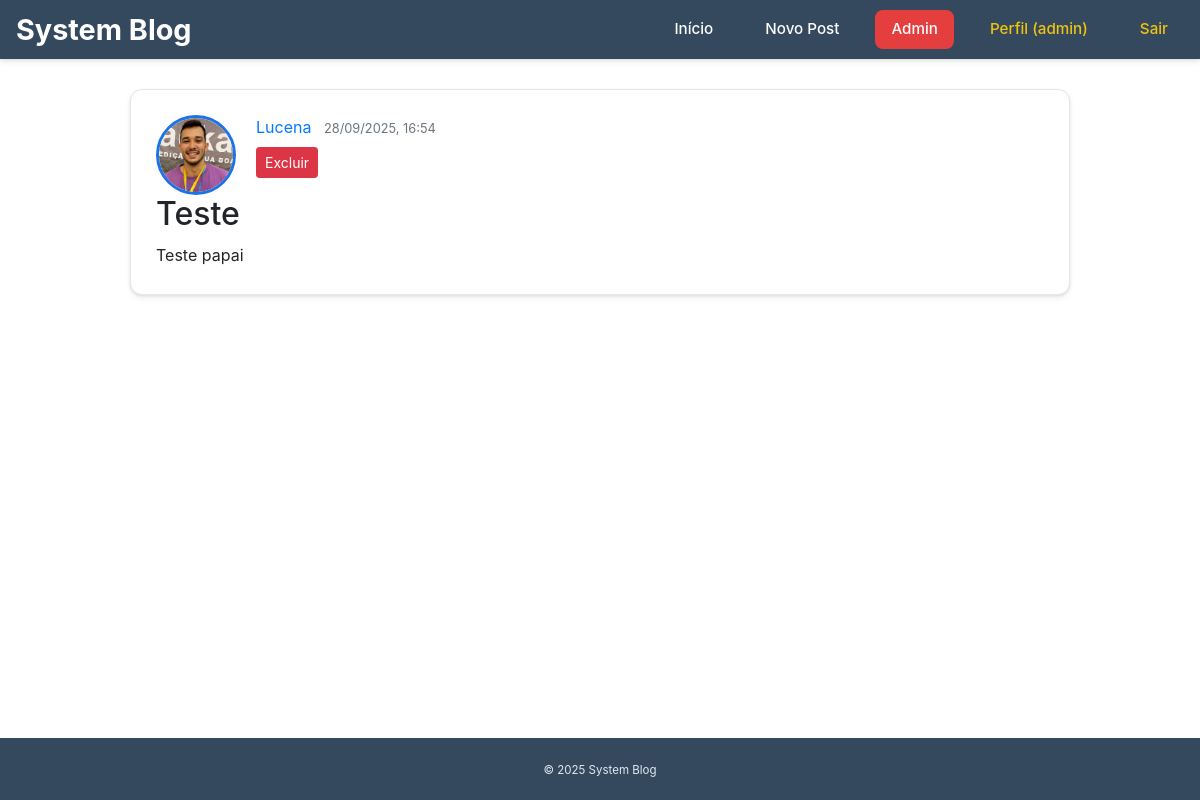
The app's page /post/1 (signed in) with its own data.
### models.py (models this page shows, shortened)
class User(db.Model, UserMixin):
    id = db.Column(db.Integer, primary_key=True)
    username = db.Column(db.String(20), unique=True, nullable=False)
    email = db.Column(db.String(120), unique=True, nullable=False)
    password = db.Column(db.String(60), nullable=False)
    image_file = db.Column(db.String(20), nullable=False, default='default.jpg')
    is_active = db.Column(db.Boolean, default=False)
    role_id = db.Column(db.Integer, db.ForeignKey('role.id'), nullable=False, default=1)
    posts = db.relationship('Post', backref='author', lazy=True)

class Post(db.Model):
    id = db.Column(db.Integer, primary_key=True)
    title = db.Column(db.String(100), nullable=False)
    date_posted = db.Column(db.DateTime, nullable=False, default=datetime.utcnow)
    content = db.Column(db.Text, nullable=False)
    user_id = db.Column(db.Integer, db.ForeignKey('user.id'), nullable=False)

### views.py (the view)
@app.route("/post/<int:post_id>")
def post(post_id):
    post = db.session.get(Post, post_id)
    if post is None:
        abort(404)
    return render_template('post.html', title=post.title, post=post,is_moderator=is_moderator, is_admin=is_admin)

### app.py (called while the page is built)
@login_manager.user_loader
def load_user(user_id):
    try:
        return db.session.get(User, int(user_id))
    except ValueError:
        return None

### models.py (called while the page is built)
def is_admin(user):
    return bool(user.is_authenticated and getattr(user.role, "can_admin", False))

def is_moderator(user):
    return bool(user.is_authenticated and getattr(user.role, "can_moderate", False))

### views.py (called while the page is built)
@app.before_request
def start_quote_thread():
    global quote_of_the_day
    if quote_of_the_day.get('thread') is None or not quote_of_the_day['thread'].is_alive():
        th = Thread(target=get_and_translate_quote, daemon=True)
        th.start()
        quote_of_the_day['thread'] = th
        app.logger.info("Thread de citação assíncrona iniciada.")

### templates/post.html (shortened to what this page needs)
{% extends "base.html" %}
{% block content %}
    <div class="container">
        <article class="content-section">
            <div class="media">
                <img class="rounded-circle article-img" src="{{ url_for('static', filename='profile_pics/' + post.author.image_file) }}" alt="Imagem de Perfil">
                <div class="media-body">
                    <div class="article-metadata">
                        <a class="mr-2" href="{{ url_for('user_posts', username=post.author.username) }}">{{ post.author.username }}</a>
                        <small class="text-muted">{{ post.date_posted.strftime('%d/%m/%Y, %H:%M') }}</small>
                    </div>
                    {% if current_user.is_authenticated %}
                        {% if post.author == current_user or is_moderator(current_user) %}
                            <div class="mt-2">
                                {% if current_user.is_authenticated and (post.author == current_user or is_moderator(current_user) or is_admin(current_user)) %}
                                    <button type="button" class="btn btn-danger btn-sm" data-toggle="modal" data-target="#deleteModal">
                                        Excluir
                                    </button>
                                {% endif %}
                            </div>
                        {% endif %}
                    {% endif %}
                </div>
            </div>
            <h2 class="article-title">{{ post.title }}</h2>
            <div class="article-content">
                {{ post.content|safe }}
            </div>
        </article>
    </div>
{% endblock content %}

### templates/base.html (shortened to what this page needs)
<!doctype html>
<html lang="pt-br">
<head>
  <link rel="stylesheet" href="{{ url_for('static', filename='css/base.css') }}">
  <link rel="stylesheet" href="https://stackpath.bootstrapcdn.com/bootstrap/4.5.2/css/bootstrap.min.css">
</head>
<body>
  <nav class="navbar">
    <a href="{{ url_for('home') }}" class="brand">System Blog</a>
    <div class="nav-links">
      <a href="{{ url_for('home') }}" class="nav-link">Início</a>
      {% if current_user.is_authenticated %}
        <a href="{{ url_for('new_post') }}" class="nav-link">Novo Post</a>
        {% if is_admin(current_user) %}
          <a href="{{ url_for('admin_users') }}" class="nav-link nav-link-admin">Admin</a>
        {% elif is_moderator(current_user) %}
          <a href="{{ url_for('moderator_dashboard') }}" class="nav-link">Moderação</a>
        {% else %}
          <a href="{{ url_for('user_dashboard') }}" class="nav-link">Meu Painel</a>
        {% endif %}
        <a href="{{ url_for('account') }}" class="nav-link nav-link-profile">Perfil ({{ current_user.username }})</a>
        <a href="{{ url_for('logout') }}" class="nav-link nav-link-danger">Sair</a>
      {% else %}
        <a href="{{ url_for('login') }}" class="nav-link">Login</a>
        <a href="{{ url_for('register') }}" class="nav-link nav-link-register">Registrar</a>
      {% endif %}
    </div>
  </nav>
  <main class="container">
    {% block content %}{% endblock %}
  </main>
  <footer class="footer">
    <small>&copy; {{ 2025 }} System Blog</small>
  </footer>
</body>
</html>

### static/css/base.css (style rules this page uses)
:root { --primary-color: #1a73e8; --secondary-color: #34495e; --accent-color: #f1c40f; --background-color: #f8fafc; --text-color: #1f2a44; --border-color: #e2e8f0; --shadow: 0 4px 6px rgba(0, 0, 0, 0.05), 0 1px 3px rgba(0, 0, 0, 0.1); --transition: all 0.3s ease; }
body { background: var(--background-color); color: var(--text-color); margin: 0; padding: 0; font-family: 'Inter', sans-serif; font-size: 16px; line-height: 1.6; min-height: 100vh; display: flex; flex-direction: column; }
main.container { max-width: 1000px; width: 90%; margin: 30px auto; padding: 0 15px; flex-grow: 1; }
.content-section { background: #fff; padding: 25px; border-radius: 12px; border: 1px solid var(--border-color); box-shadow: var(--shadow); margin-bottom: 25px; transition: var(--transition); }
.navbar { background: var(--secondary-color); color: #fff; padding: 15px 20px; display: flex; justify-content: space-between; align-items: center; box-shadow: var(--shadow); position: sticky; top: 0; z-index: 1000; }
.brand { color: #fff; font-size: 1.8rem; font-weight: 700; text-decoration: none; transition: var(--transition); }
.nav-links { display: flex; align-items: center; gap: 20px; }
.nav-link { color: #fff; text-decoration: none; padding: 8px 16px; border-radius: 8px; font-weight: 500; font-size: 0.95rem; transition: var(--transition); }
.nav-link-admin { background: #e53e3e; padding: 8px 16px; }
.nav-link-profile, .nav-link-danger { color: var(--accent-color); }
.btn { padding: 12px 20px; border: none; border-radius: 8px; cursor: pointer; font-weight: 600; font-size: 0.95rem; transition: var(--transition); text-decoration: none; display: inline-flex; align-items: center; justify-content: center; }
.btn-danger { background: #e53e3e; color: #fff; }
.btn-sm { padding: 8px 12px; font-size: 0.85rem; }
.footer { background: var(--secondary-color); color: #e2e8f0; padding: 20px; text-align: center; font-size: 0.9rem; margin-top: auto; }
.article-content { line-height: 1.7; font-size: 1rem; }
.article-img { height: 80px; width: 80px; margin-right: 20px; object-fit: cover; border-radius: 50%; border: 3px solid var(--primary-color); }

### records on screen
User: username "admin"
User: image_file (picture), author.username "Lucena"
Post: date_posted "28/09/2025, 16:54", title "Teste", content "Teste papai"

### other values on screen
{{ 2025 }} "2025"
